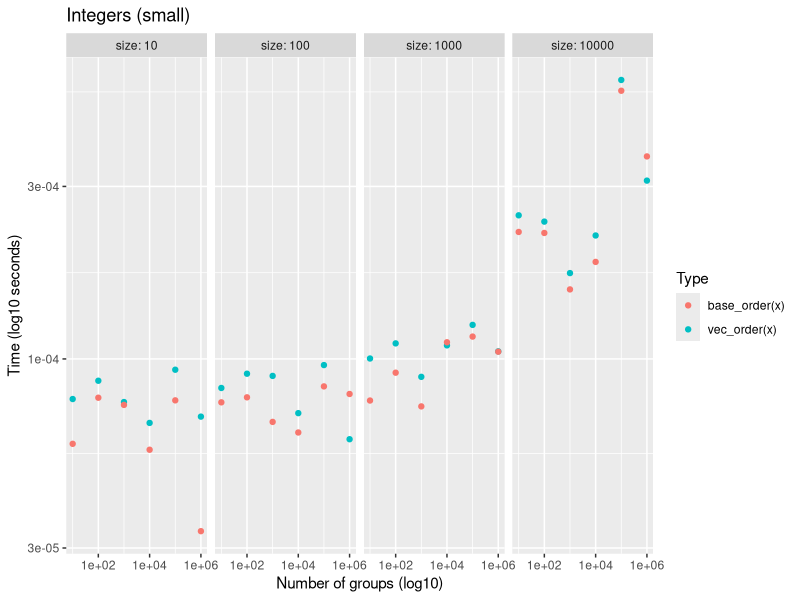
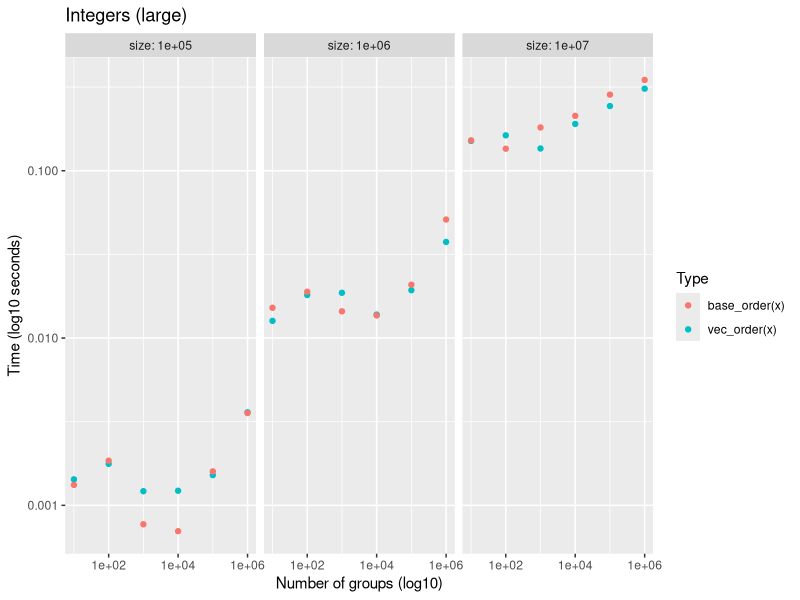

The R script that drew these images, in order: (Note: this script raises an error after producing the figures.)
## ---- chunk 1
knitr::opts_chunk$set(collapse = TRUE, comment = "#> ")
knitr::opts_chunk$set(fig.width = 10)

# prevent press() noise and autoplot() noise
knitr::opts_chunk$set(message = FALSE, warning = FALSE)
## ---- chunk 2
library(vctrs)
library(rlang)
library(stringr)
library(ggplot2)
library(dplyr)
library(forcats)
## ---- chunk 3
# Wrapper around `order()` that is also meaningful for data frames and
# always chooses radix ordering
base_order <- function(x, na.last = TRUE, decreasing = FALSE) {
  if (is.data.frame(x)) {
    x <- unname(x)
  } else {
    x <- list(x)
  }

  args <- list(na.last = na.last, decreasing = decreasing, method = "radix")

  args <- c(x, args)

  exec("order", !!!args)
}
## ---- chunk 4
# Generate `size` random words of varying string sizes
new_dictionary <- function(size, min_length, max_length) {
  lengths <- rlang::seq2(min_length, max_length)

  stringi::stri_rand_strings(
    size,
    sample(lengths, size = size, replace = TRUE)
  )
}
## ---- chunk 5
# Work around bench_expr bug where vectorized attribute isn't being sliced
# https://github.com/r-lib/bench/pull/90

filter_bench <- function(.data, ...) {
  out <- dplyr::mutate(.data, rn = row_number()) %>%
    dplyr::filter(...)
  
  # patch up bench_expr
  which <- out$rn
  desc <- attr(.data$expression, "description")
  attr(out$expression, "description") <- desc[which]
  
  out$rn <- NULL
  
  out
}
## ---- chunk 6
plot_bench <- function(df, title = waiver()) {
  df %>%
    ggplot(aes(x = n_groups, y = as.numeric(median))) +
    geom_point(aes(color = as.character(expression))) +
    facet_wrap(~ size, labeller = label_both, nrow = 1) +
    scale_x_log10() +
    scale_y_log10() + 
    labs(
      x = "Number of groups (log10)",
      y = "Time (log10 seconds)",
      color = "Type",
      title = title
    )
}
## ---- chunk 7
set.seed(123)

size <- 10 ^ (1:4)
n_groups <- 10 ^ (1:6)

df <- bench::press(
  size = size,
  n_groups = n_groups,
  {
    x <- sample(n_groups, size, replace = TRUE)
    bench::mark(vec_order(x), base_order(x), iterations = 50)
  }
)
## ---- chunk 8
plot_bench(df, title = "Integers (small)")
## ---- chunk 9
set.seed(123)

size <- 10 ^ (5:7)
n_groups <- 10 ^ (1:6)

df <- bench::press(
  size = size,
  n_groups = n_groups,
  {
    x <- sample(n_groups, size, replace = TRUE)
    bench::mark(vec_order(x), base_order(x), iterations = 10)
  }
)
## ---- chunk 10
plot_bench(df, title = "Integers (large)")
## ---- chunk 11
set.seed(123)

n_groups <- c(80000, 90000, 99999, 100001, 110000, 120000)
size <- 1e7

df <- bench::press(
  n_groups = n_groups,
  {
    x <- sample(n_groups, size, replace = TRUE)
    bench::mark(vec_order(x), base_order(x), iterations = 20)
  }
)
## ---- chunk 12
df
## ---- chunk 13
df %>%
  ggplot(aes(x = n_groups, y = as.numeric(median))) +
  geom_point(aes(
    color = as.character(expression), 
    shape = fct_reorder(as.factor(n_groups), n_groups)
  )) +
  scale_x_log10() +
  scale_y_log10() + 
  labs(
    x = "Number of groups (log10)",
    y = "Time (log10 seconds)",
    color = "Type",
    shape = "Number of groups",
    title = "Integers - Counting sort jump"
  )
## ---- chunk 14
set.seed(123)

size <- 10 ^ (1:4)
n_groups <- 10 ^ (1:6)

df <- bench::press(
  size = size,
  n_groups = n_groups,
  {
    x <- sample(n_groups, size, replace = TRUE) + 0
    bench::mark(vec_order(x), base_order(x), iterations = 50)
  }
)
## ---- chunk 15
plot_bench(df, title = "Doubles (small)")
## ---- chunk 16
set.seed(123)

size <- 10 ^ (5:7)
n_groups <- 10 ^ (1:6)

df <- bench::press(
  size = size,
  n_groups = n_groups,
  {
    x <- sample(n_groups, size, replace = TRUE) + 0
    
    bench::mark(
      vec_order(x),
      base_order(x),
      iterations = 10
    )
  }
)
## ---- chunk 17
autoplot(df) + 
  guides(x = guide_axis(n.dodge = 2)) +
  ggtitle("Doubles (large size)")
## ---- chunk 18
plot_bench(df, title = "Doubles (large)")
## ---- chunk 19
set.seed(123)

size <- 10 ^ (1:4)
n_groups <- 10 ^ (1:6)

df <- bench::press(
  size = size,
  n_groups = n_groups,
  {
    dict <- new_dictionary(n_groups, min_length = 5, max_length = 20)
    x <- sample(dict, size, replace = TRUE)
    bench::mark(vec_order(x), base_order(x), iterations = 50)
  }
)
## ---- chunk 20
plot_bench(df, title = "Characters (small)")
## ---- chunk 21
df %>%
  mutate(expression = as.character(expression)) %>%
  filter_bench(size == 10000)
## ---- chunk 22
set.seed(123)

size <- 10 ^ (5:7)
n_groups <- 10 ^ (1:6)

df <- bench::press(
  size = size,
  n_groups = n_groups,
  {
    dict <- new_dictionary(n_groups, min_length = 5, max_length = 20)
    x <- sample(dict, size, replace = TRUE)
    bench::mark(vec_order(x), base_order(x), iterations = 10)
  }
)
## ---- chunk 23
plot_bench(df, title = "Characters (large)")
## ---- chunk 24
df %>%
  filter_bench(size == 1e7) %>%
  ggplot(aes(x = n_groups, y = as.numeric(median))) +
  geom_point(aes(color = as.character(expression))) +
  geom_line(aes(color = as.character(expression))) +
  scale_x_log10() +
  labs(
    x = "Number of groups (log10)",
    y = "Time (seconds)",
    color = "Type",
    title = "Characters - 1e7 size"
  )
## ---- chunk 25
set.seed(123)

n_groups <- 1e7

x <- new_dictionary(n_groups, min_length = 5, max_length = 20)

bench::mark(vec_order(x), base_order(x), iterations = 10)
## ---- chunk 26
set.seed(123)

size <- 1e6

n_groups <- 10 ^ (1:6)
string_size <- c(10, 20, 40, 60, 80, 100)

df <- bench::press(
  string_size = string_size,
  n_groups = n_groups,
  {
    dict <- new_dictionary(n_groups, string_size, string_size)
    x <- sample(dict, size, replace = TRUE)
    bench::mark(vec_order(x), base_order(x), iterations = 10)
  }
)
## ---- chunk 27
df %>%
  ggplot(aes(x = n_groups, y = as.numeric(median))) +
  geom_point(aes(color = as.character(expression))) +
  facet_wrap(~ string_size, labeller = label_both, nrow = 1) +
  scale_x_log10() +
  scale_y_log10() + 
  labs(
    x = "Number of groups (log10)",
    y = "Time (log10 seconds)",
    color = "Type",
    title = "Varying string size"
  ) +
  guides(x = guide_axis(n.dodge = 2))
## ---- chunk 28
df %>%
  filter_bench(n_groups == 1e6) %>% 
  select(-n_groups) %>%
  ggplot(aes(x = string_size, y = as.numeric(median))) +
  geom_point(aes(color = as.character(expression))) +
  scale_y_log10() + 
  labs(
    x = "String size",
    y = "Time (seconds)",
    color = "Type",
    title = "Varying string size (n_groups = 1e6)"
  )
## ---- chunk 29
x <- 1:1e7 + 0L

# Base is faster (simpler check + ALTREP result)
bench::mark(
  vec_order(x), 
  base_order(x),
  iterations = 50
)

# But tweak some options and it becomes closer
bench::mark(
  vec_order(x, direction = "desc", na_value = "smallest"), 
  base_order(x, decreasing = TRUE, na.last = FALSE),
  iterations = 50
)
## ---- chunk 30
x <- c(1:1e7, 1:20) + 0L

bench::mark(
  vec_order(x), 
  base_order(x),
  iterations = 20
)
## ---- chunk 31
x <- c(1:1e7, 1:20) + 0

bench::mark(
  vec_order(x), 
  base_order(x),
  iterations = 20
)
## ---- chunk 32
set.seed(123)

size <- 1e7

n_groups1 <- 20
n_groups2 <- 100

df <- data.frame(
  x = sample(n_groups1, size, replace = TRUE),
  y = sample(n_groups2, size, replace = TRUE)
)

bench::mark(vec_order(df), base_order(df), iterations = 10)
## ---- chunk 33
set.seed(123)

size <- 1e7

n_groups1 <- 20
n_groups2 <- 100

df <- data.frame(
  x = sample(n_groups1, size, replace = TRUE) + 0,
  y = sample(n_groups2, size, replace = TRUE) + 0
)

bench::mark(vec_order(df), base_order(df), iterations = 10)
## ---- chunk 34
set.seed(123)

size <- 1e7

n_groups1 <- 20
n_groups2 <- 100

dict1 <- sample(1e15, n_groups1)
dict2 <- sample(1e15, n_groups2)

df <- data.frame(
  x = sample(dict1, size, replace = TRUE) + 0,
  y = sample(dict2, size, replace = TRUE) + 0
)

bench::mark(vec_order(df), base_order(df), iterations = 10)
## ---- chunk 35
set.seed(123)

size <- 1e6L
n_groups <- 2
n_cols <- 20

cols <- replicate(n_cols, sample(n_groups, size, TRUE), simplify = FALSE)
names(cols) <- seq_along(cols)
df <- vctrs::new_data_frame(cols, size)

bench::mark(vec_order(df), base_order(df), iterations = 10)
## ---- chunk 36
set.seed(123)

size <- 1e6L
n_groups <- 2
n_cols <- 20

cols <- replicate(
  n_cols, 
  {
    dict <- new_dictionary(n_groups, 5, 10)
    sample(dict, size, TRUE)
  }, 
  simplify = FALSE
)

names(cols) <- seq_along(cols)
df <- vctrs::new_data_frame(cols, size)

bench::mark(vec_order(df), base_order(df), iterations = 10)
